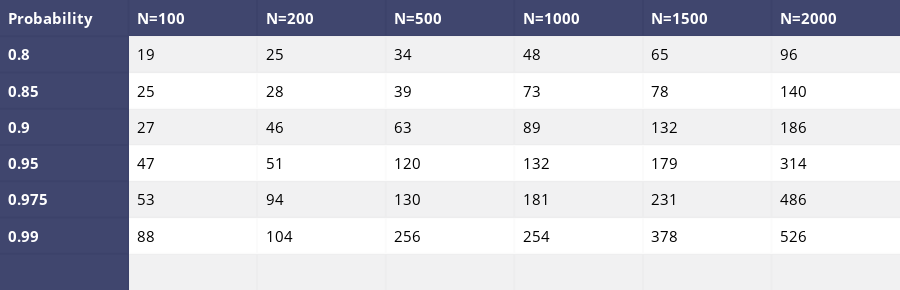

Notebook code cell kept with this figure:
### Code cell
data_matrix = [['Probability', 'N=100','N=200','N=500','N=1000','N=1500','N=2000'],
               ['0.8']+list1ua,
               ['0.85']+list2ua,
               ['0.9']+list3ua,
               ['0.95']+list4ua,
               ['0.975']+list5ua,
               ['0.99']+list6ua,
               ['','','','','','','']
               ]

table = ff.create_table(data_matrix,index=True, index_title='Date')
for i in range(len(table.layout.annotations)):
    table.layout.annotations[i].font.size = 15
iplot(table, filename='simple_table')

### Figure 1 — Plotly figure (JSON) as saved in the notebook; plotly's stock layout.template omitted (floating-point values rounded to 4 significant figures)
{"data": [{"colorscale": [[0, "#00083e"], [0.5, "#ededee"], [1, "#ffffff"]], "hoverinfo": "none", "opacity": 0.75, "showscale": false, "type": "heatmap", "z": [[0, 0, 0, 0, 0, 0, 0], [0, 0.5, 0.5, 0.5, 0.5, 0.5, 0.5], [0, 1, 1, 1, 1, 1, 1], [0, 0.5, 0.5, 0.5, 0.5, 0.5, 0.5], [0, 1, 1, 1, 1, 1, 1], [0, 0.5, 0.5, 0.5, 0.5, 0.5, 0.5], [0, 1, 1, 1, 1, 1, 1], [0, 0.5, 0.5, 0.5, 0.5, 0.5, 0.5]]}], "layout": {"annotations": [{"align": "left", "font": {"color": "#ffffff", "size": 15}, "showarrow": false, "text": "<b>Probability</b>", "x": -0.45, "xanchor": "left", "xref": "x1", "y": 0, "yref": "y1"}, {"align": "left", "font": {"color": "#ffffff", "size": 15}, "showarrow": false, "text": "<b>N=100</b>", "x": 0.55, "xanchor": "left", "xref": "x1", "y": 0, "yref": "y1"}, {"align": "left", "font": {"color": "#ffffff", "size": 15}, "showarrow": false, "text": "<b>N=200</b>", "x": 1.55, "xanchor": "left", "xref": "x1", "y": 0, "yref": "y1"}, {"align": "left", "font": {"color": "#ffffff", "size": 15}, "showarrow": false, "text": "<b>N=500</b>", "x": 2.55, "xanchor": "left", "xref": "x1", "y": 0, "yref": "y1"}, {"align": "left", "font": {"color": "#ffffff", "size": 15}, "showarrow": false, "text": "<b>N=1000</b>", "x": 3.55, "xanchor": "left", "xref": "x1", "y": 0, "yref": "y1"}, {"align": "left", "font": {"color": "#ffffff", "size": 15}, "showarrow": false, "text": "<b>N=1500</b>", "x": 4.55, "xanchor": "left", "xref": "x1", "y": 0, "yref": "y1"}, {"align": "left", "font": {"color": "#ffffff", "size": 15}, "showarrow": false, "text": "<b>N=2000</b>", "x": 5.55, "xanchor": "left", "xref": "x1", "y": 0, "yref": "y1"}, {"align": "left", "font": {"color": "#ffffff", "size": 15}, "showarrow": false, "text": "<b>0.8</b>", "x": -0.45, "xanchor": "left", "xref": "x1", "y": 1, "yref": "y1"}, {"align": "left", "font": {"color": "#000000", "size": 15}, "showarrow": false, "text": "19", "x": 0.55, "xanchor": "left", "xref": "x1", "y": 1, "yref": "y1"}, {"align": "left", "font": {"color": "#000000", "size": 15}, "showarrow": false, "text": "25", "x": 1.55, "xanchor": "left", "xref": "x1", "y": 1, "yref": "y1"}, {"align": "left", "font": {"color": "#000000", "size": 15}, "showarrow": false, "text": "34", "x": 2.55, "xanchor": "left", "xref": "x1", "y": 1, "yref": "y1"}, {"align": "left", "font": {"color": "#000000", "size": 15}, "showarrow": false, "text": "48", "x": 3.55, "xanchor": "left", "xref": "x1", "y": 1, "yref": "y1"}, {"align": "left", "font": {"color": "#000000", "size": 15}, "showarrow": false, "text": "65", "x": 4.55, "xanchor": "left", "xref": "x1", "y": 1, "yref": "y1"}, {"align": "left", "font": {"color": "#000000", "size": 15}, "showarrow": false, "text": "96", "x": 5.55, "xanchor": "left", "xref": "x1", "y": 1, "yref": "y1"}, {"align": "left", "font": {"color": "#ffffff", "size": 15}, "showarrow": false, "text": "<b>0.85</b>", "x": -0.45, "xanchor": "left", "xref": "x1", "y": 2, "yref": "y1"}, {"align": "left", "font": {"color": "#000000", "size": 15}, "showarrow": false, "text": "25", "x": 0.55, "xanchor": "left", "xref": "x1", "y": 2, "yref": "y1"}, {"align": "left", "font": {"color": "#000000", "size": 15}, "showarrow": false, "text": "28", "x": 1.55, "xanchor": "left", "xref": "x1", "y": 2, "yref": "y1"}, {"align": "left", "font": {"color": "#000000", "size": 15}, "showarrow": false, "text": "39", "x": 2.55, "xanchor": "left", "xref": "x1", "y": 2, "yref": "y1"}, {"align": "left", "font": {"color": "#000000", "size": 15}, "showarrow": false, "text": "73", "x": 3.55, "xanchor": "left", "xref": "x1", "y": 2, "yref": "y1"}, {"align": "left", "font": {"color": "#000000", "size": 15}, "showarrow": false, "text": "78", "x": 4.55, "xanchor": "left", "xref": "x1", "y": 2, "yref": "y1"}, {"align": "left", "font": {"color": "#000000", "size": 15}, "showarrow": false, "text": "140", "x": 5.55, "xanchor": "left", "xref": "x1", "y": 2, "yref": "y1"}, {"align": "left", "font": {"color": "#ffffff", "size": 15}, "showarrow": false, "text": "<b>0.9</b>", "x": -0.45, "xanchor": "left", "xref": "x1", "y": 3, "yref": "y1"}, {"align": "left", "font": {"color": "#000000", "size": 15}, "showarrow": false, "text": "27", "x": 0.55, "xanchor": "left", "xref": "x1", "y": 3, "yref": "y1"}, {"align": "left", "font": {"color": "#000000", "size": 15}, "showarrow": false, "text": "46", "x": 1.55, "xanchor": "left", "xref": "x1", "y": 3, "yref": "y1"}, {"align": "left", "font": {"color": "#000000", "size": 15}, "showarrow": false, "text": "63", "x": 2.55, "xanchor": "left", "xref": "x1", "y": 3, "yref": "y1"}, {"align": "left", "font": {"color": "#000000", "size": 15}, "showarrow": false, "text": "89", "x": 3.55, "xanchor": "left", "xref": "x1", "y": 3, "yref": "y1"}, {"align": "left", "font": {"color": "#000000", "size": 15}, "showarrow": false, "text": "132", "x": 4.55, "xanchor": "left", "xref": "x1", "y": 3, "yref": "y1"}, {"align": "left", "font": {"color": "#000000", "size": 15}, "showarrow": false, "text": "186", "x": 5.55, "xanchor": "left", "xref": "x1", "y": 3, "yref": "y1"}, {"align": "left", "font": {"color": "#ffffff", "size": 15}, "showarrow": false, "text": "<b>0.95</b>", "x": -0.45, "xanchor": "left", "xref": "x1", "y": 4, "yref": "y1"}, {"align": "left", "font": {"color": "#000000", "size": 15}, "showarrow": false, "text": "47", "x": 0.55, "xanchor": "left", "xref": "x1", "y": 4, "yref": "y1"}, {"align": "left", "font": {"color": "#000000", "size": 15}, "showarrow": false, "text": "51", "x": 1.55, "xanchor": "left", "xref": "x1", "y": 4, "yref": "y1"}, {"align": "left", "font": {"color": "#000000", "size": 15}, "showarrow": false, "text": "120", "x": 2.55, "xanchor": "left", "xref": "x1", "y": 4, "yref": "y1"}, {"align": "left", "font": {"color": "#000000", "size": 15}, "showarrow": false, "text": "132", "x": 3.55, "xanchor": "left", "xref": "x1", "y": 4, "yref": "y1"}, {"align": "left", "font": {"color": "#000000", "size": 15}, "showarrow": false, "text": "179", "x": 4.55, "xanchor": "left", "xref": "x1", "y": 4, "yref": "y1"}, {"align": "left", "font": {"color": "#000000", "size": 15}, "showarrow": false, "text": "314", "x": 5.55, "xanchor": "left", "xref": "x1", "y": 4, "yref": "y1"}, {"align": "left", "font": {"color": "#ffffff", "size": 15}, "showarrow": false, "text": "<b>0.975</b>", "x": -0.45, "xanchor": "left", "xref": "x1", "y": 5, "yref": "y1"}, {"align": "left", "font": {"color": "#000000", "size": 15}, "showarrow": false, "text": "53", "x": 0.55, "xanchor": "left", "xref": "x1", "y": 5, "yref": "y1"}, {"align": "left", "font": {"color": "#000000", "size": 15}, "showarrow": false, "text": "94", "x": 1.55, "xanchor": "left", "xref": "x1", "y": 5, "yref": "y1"}, {"align": "left", "font": {"color": "#000000", "size": 15}, "showarrow": false, "text": "130", "x": 2.55, "xanchor": "left", "xref": "x1", "y": 5, "yref": "y1"}, {"align": "left", "font": {"color": "#000000", "size": 15}, "showarrow": false, "text": "181", "x": 3.55, "xanchor": "left", "xref": "x1", "y": 5, "yref": "y1"}, {"align": "left", "font": {"color": "#000000", "size": 15}, "showarrow": false, "text": "231", "x": 4.55, "xanchor": "left", "xref": "x1", "y": 5, "yref": "y1"}, {"align": "left", "font": {"color": "#000000", "size": 15}, "showarrow": false, "text": "486", "x": 5.55, "xanchor": "left", "xref": "x1", "y": 5, "yref": "y1"}, {"align": "left", "font": {"color": "#ffffff", "size": 15}, "showarrow": false, "text": "<b>0.99</b>", "x": -0.45, "xanchor": "left", "xref": "x1", "y": 6, "yref": "y1"}, {"align": "left", "font": {"color": "#000000", "size": 15}, "showarrow": false, "text": "88", "x": 0.55, "xanchor": "left", "xref": "x1", "y": 6, "yref": "y1"}, {"align": "left", "font": {"color": "#000000", "size": 15}, "showarrow": false, "text": "104", "x": 1.55, "xanchor": "left", "xref": "x1", "y": 6, "yref": "y1"}, {"align": "left", "font": {"color": "#000000", "size": 15}, "showarrow": false, "text": "256", "x": 2.55, "xanchor": "left", "xref": "x1", "y": 6, "yref": "y1"}, {"align": "left", "font": {"color": "#000000", "size": 15}, "showarrow": false, "text": "254", "x": 3.55, "xanchor": "left", "xref": "x1", "y": 6, "yref": "y1"}, {"align": "left", "font": {"color": "#000000", "size": 15}, "showarrow": false, "text": "378", "x": 4.55, "xanchor": "left", "xref": "x1", "y": 6, "yref": "y1"}, {"align": "left", "font": {"color": "#000000", "size": 15}, "showarrow": false, "text": "526", "x": 5.55, "xanchor": "left", "xref": "x1", "y": 6, "yref": "y1"}, {"align": "left", "font": {"color": "#ffffff", "size": 15}, "showarrow": false, "text": "<b></b>", "x": -0.45, "xanchor": "left", "xref": "x1", "y": 7, "yref": "y1"}, {"align": "left", "font": {"color": "#000000", "size": 15}, "showarrow": false, "text": "", "x": 0.55, "xanchor": "left", "xref": "x1", "y": 7, "yref": "y1"}, {"align": "left", "font": {"color": "#000000", "size": 15}, "showarrow": false, "text": "", "x": 1.55, "xanchor": "left", "xref": "x1", "y": 7, "yref": "y1"}, {"align": "left", "font": {"color": "#000000", "size": 15}, "showarrow": false, "text": "", "x": 2.55, "xanchor": "left", "xref": "x1", "y": 7, "yref": "y1"}, {"align": "left", "font": {"color": "#000000", "size": 15}, "showarrow": false, "text": "", "x": 3.55, "xanchor": "left", "xref": "x1", "y": 7, "yref": "y1"}, {"align": "left", "font": {"color": "#000000", "size": 15}, "showarrow": false, "text": "", "x": 4.55, "xanchor": "left", "xref": "x1", "y": 7, "yref": "y1"}, {"align": "left", "font": {"color": "#000000", "size": 15}, "showarrow": false, "text": "", "x": 5.55, "xanchor": "left", "xref": "x1", "y": 7, "yref": "y1"}], "height": 290, "margin": {"b": 0, "l": 0, "r": 0, "t": 0}, "xaxis": {"dtick": 1, "gridwidth": 2, "showticklabels": false, "tick0": -0.5, "ticks": "", "zeroline": false}, "yaxis": {"autorange": "reversed", "dtick": 1, "gridwidth": 2, "showticklabels": false, "tick0": 0.5, "ticks": "", "zeroline": false}}}
